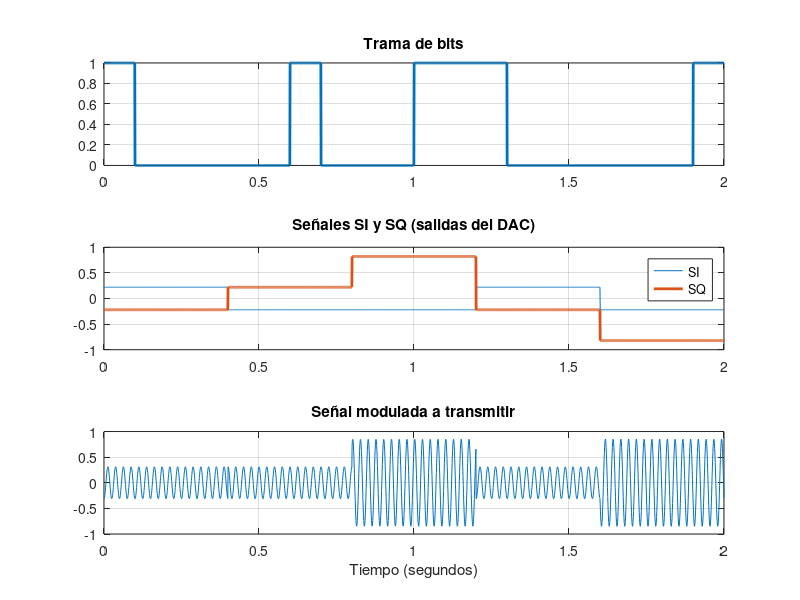

This chart was generated by the following MATLAB code:
clear,close all;
%ultimos 5 dígitos de 20182381 es 82381
%conversión a binario 1000 0010 0011 1000 0001
b = [1 0 0 0 0 0 1 0 0 0 1 1 1 0 0 0 0 0 0 1];%secuencia de bits
r=10;%velocidad de transmisión
mpb=120;%muestras por bit
Tb=1/r; %tiempo de bit
wc=4*r*(2*pi);
%inicializamos variables
trama=zeros(1,mpb*length(b)); %secuencia de bit señal moduladora
QAM=zeros(1,mpb*length(b)); %señal modulada
t=linspace(0,length(b)*Tb,mpb*length(b));
SQ=zeros(1,mpb*length(b));
SI=zeros(1,mpb*length(b));
%establecemos la trama
for i=1:length(b)
    ini=(i-1)*mpb+1;
    fin=i*mpb;
    temp=ones(1,mpb)*b(i);
    trama(ini:fin) = temp;
end
%establecemos la señal modulada
for i=1:length(b)/4
    ini=(i-1)*(mpb*4)+1;
    fin=i*(mpb*4);
    iIqQ=b((i-1)*4+1:i*4);
    %salida DAC, valor SI
    if isequal(iIqQ(1:2),[0 0])
        temp=-0.22;
    elseif isequal(iIqQ(1:2),[0 1])
        temp=-0.821;
    elseif isequal(iIqQ(1:2),[1 0])
        temp=0.22;
    elseif isequal(iIqQ(1:2),[1 1])
        temp=0.821;
    end
    SI(ini:fin)=temp;
    temp=temp*sin(wc*t(1:mpb*4)-pi/4);%modulamos con sin
    QAM(ini:fin)=temp;%sumamos a la señal final
    
    %salida del DAC, valor SQ
    if isequal(iIqQ(3:4),[0 0])
        temp=-0.22;
    elseif isequal(iIqQ(3:4),[0 1])
        temp=-0.821;
    elseif isequal(iIqQ(3:4),[1 0])
        temp=0.22;
    elseif isequal(iIqQ(3:4),[1 1])
        temp=0.821;
    end
    SQ(ini:fin)=temp;
    temp=temp*cos(wc*t(1:mpb*4)-pi/4);%modulamos con cos
    QAM(ini:fin)=temp+QAM(ini:fin);%sumamos a la señal final
end
%gráficas
figure(1);
subplot(3,1,1);
plot(t,trama,'LineWidth',2);grid;
title('Trama de bits')
subplot(3,1,2);
plot(t,SI,t,SQ,'LineWidth',2);grid;
title('Señales SI y SQ (salidas del DAC)')
legend('SI','SQ')
subplot(3,1,3);
plot(t,QAM);grid
title('Señal modulada a transmitir')
xlabel('Tiempo (segundos)')